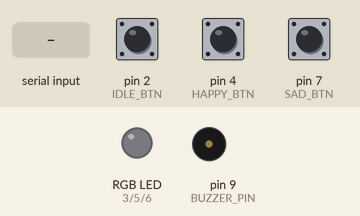
Bench run of a sketch on a simulated Arduino Uno, built with avr-gcc and run on an emulated ATmega328P. Shown: an RGB LED mixed from three pins (HIGH = lit), buzzer (waves = sounding). Inputs (shaded band) come from the test bench; at power-on: pin 2 (IDLE_BTN) HIGH, pin 4 (HAPPY_BTN) HIGH, pin 7 (SAD_BTN) HIGH. Dim RGB values are drawn brighter than linear; what the sketch prints to the serial monitor is not drawn.

Above: at 1.2 s.
1.3 s: "90,45,200\n" received over Serial
At 1.9 s:
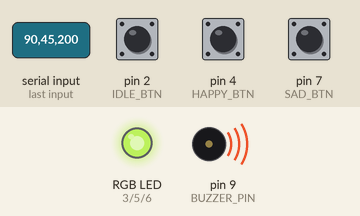
2.8 s: "30,150,10\n" received over Serial
At 3.3 s:
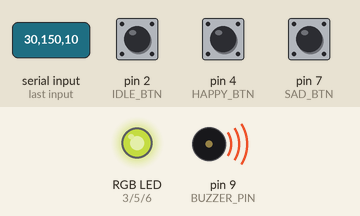
4.3 s: "90,45\n" received over Serial
At 4.7 s:
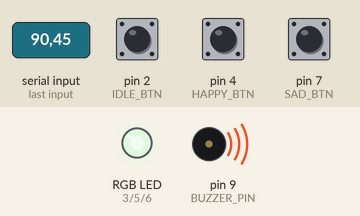
5.8 s: "30,150\n" received over Serial
At 7.0 s:
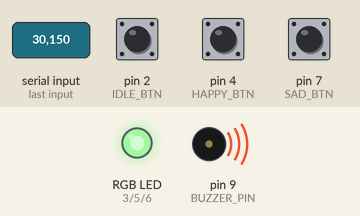
7.3 s: "90,45,200,10\n" received over Serial
At 7.8 s:
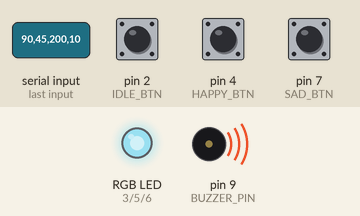
8.8 s: "30,150,10,200\n" received over Serial
At 9.2 s:
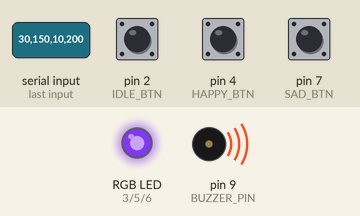
Timing chart, 0 to 11.3 s (numbered marks = the images above; inputs shaded):
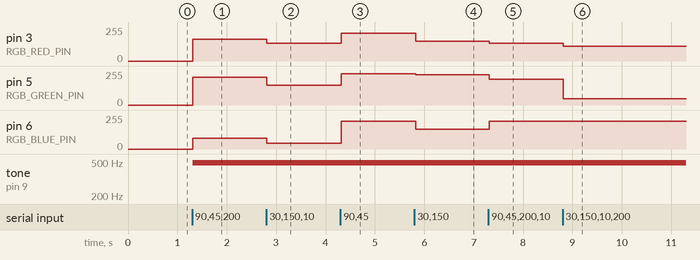

Measured:
- after the input at 1.3 s, pin 3 (RGB_RED_PIN): 0/255 → 164/255 at once; pin 5 (RGB_GREEN_PIN): 0/255 → 210/255 at once; pin 6 (RGB_BLUE_PIN): 0/255 → 80/255 at once; tone on pin 9 (BUZZER_PIN): silent → 490 Hz at once
- after the input at 2.8 s, pin 3 (RGB_RED_PIN): 164/255 → 132/255 at once; pin 5 (RGB_GREEN_PIN): 210/255 → 148/255 at once; pin 6 (RGB_BLUE_PIN): 80/255 → 44/255 at once
- after the input at 4.3 s, pin 3 (RGB_RED_PIN): 132/255 → 210/255 at once; pin 5 (RGB_GREEN_PIN): 148/255 → 233/255 at once; pin 6 (RGB_BLUE_PIN): 44/255 → 210/255 at once
- after the input at 5.8 s, pin 3 (RGB_RED_PIN), pin 6 (RGB_BLUE_PIN): 210/255 → 148/255 at once; pin 5 (RGB_GREEN_PIN): 233/255 → 228/255 at once
- after the input at 7.3 s, pin 3 (RGB_RED_PIN): 148/255 → 132/255 at once; pin 5 (RGB_GREEN_PIN): 228/255 → 194/255 at once; pin 6 (RGB_BLUE_PIN): 148/255 → 208/255 at once
- after the input at 8.8 s, pin 3 (RGB_RED_PIN): 132/255 → 112/255 at once; pin 5 (RGB_GREEN_PIN): 194/255 → 48/255 at once

The sketch:

Exercise-2-vtuber-arduino.ino
```cpp
//PIN Numbers
const int RGB_RED_PIN = 3;
const int RGB_GREEN_PIN = 5;
const int RGB_BLUE_PIN = 6;
const int IDLE_BTN = 2;
const int HAPPY_BTN = 4;
const int SAD_BTN = 7;
const int BUZZER_PIN = 9;
const int DELAY_MS = 5;

//Variables for RGB values
int redVal = 0;
int greenVal = 0;
int blueVal = 0;

//Buzzer volume
int buzzerVal = 0;

//Emotion descriptions
String idleEmote = "IDLE";
String happyEmote = "HAPPY";
String sadEmote = "SAD";
String currentEmote = idleEmote;

float brightnessFraction = 1.0;

void setup() {
  Serial.begin(9600); // Starts the serial communication

  pinMode(RGB_RED_PIN, OUTPUT); // Sets the red pin as an Output
  pinMode(RGB_GREEN_PIN, OUTPUT); // Sets the green pin as an Output
  pinMode(RGB_BLUE_PIN, OUTPUT); // Sets the blue pin as an Output

  pinMode(BUZZER_PIN, OUTPUT); // Buzzer output

  pinMode(IDLE_BTN, INPUT_PULLUP); // IDLE button input
  pinMode(HAPPY_BTN, INPUT_PULLUP); // HAPPY button input
  pinMode(SAD_BTN, INPUT_PULLUP); // SAD button input


}

void loop() {
  // Read color and brightness data from the serial
  if(Serial.available() > 0){
    // If we are here, then serial data has been received
    // Read data off the serial port until we get ot the endline delimeter ('\n')
    String rcvdSerialData = Serial.readStringUntil('\n');

    // Parse the comma separated string
    int startIndex = 0;
    int endIndex = rcvdSerialData.indexOf(','); // find first index of comma in the string

    if(endIndex != -1){

      // Parse out the first color value - red
      String strRedVal = rcvdSerialData.substring(startIndex, endIndex);
      redVal = strRedVal.toInt();

      // Parse out the second color value - green
      startIndex = endIndex + 1;
      endIndex = rcvdSerialData.indexOf(',', startIndex);
      String strGreenVal = rcvdSerialData.substring(startIndex, endIndex);
      greenVal = strGreenVal.toInt();

      // Parse out the third color value - blue
      startIndex = endIndex + 1;
      endIndex = rcvdSerialData.indexOf(',', startIndex);
      String strBlueVal = rcvdSerialData.substring(startIndex, endIndex);
      blueVal = strBlueVal.toInt();

      // Parse out the brightness fraction
      startIndex = endIndex + 1;
      endIndex = rcvdSerialData.indexOf(',', startIndex);
      String strBrightnessFraction = rcvdSerialData.substring(startIndex, endIndex);
      brightnessFraction = strBrightnessFraction.toFloat();

      // Parse out the buzzer sound
      startIndex = endIndex + 1;
      endIndex = rcvdSerialData.indexOf(',', startIndex);
      String strBuzzerVal = rcvdSerialData.substring(startIndex, endIndex);
      buzzerVal = strBuzzerVal.toInt();

      // Set the RGB led with the read red, green, and blue color
      setRGBLedColorAndBrightness(redVal, greenVal, blueVal, brightnessFraction);

      setBuzzer(buzzerVal);
    }
  }

  //set current emotion
  setCurrentEmotion();

  delay(DELAY_MS);
}

//FUNCTION SETS LED COLOR----------------------------------------------------------------
void setRGBLedColorAndBrightness(int red, int green, int blue, float brightness_fraction){
  int r_real = red * brightness_fraction;
  int g_real = green * brightness_fraction;
  int b_real = blue * brightness_fraction;

  analogWrite(RGB_RED_PIN, r_real);
  analogWrite(RGB_GREEN_PIN, g_real);
  analogWrite(RGB_BLUE_PIN, b_real);
}

//SETS BUZZER VOLUME--------------------------------------------------------------------
void setBuzzer(int volume){
  analogWrite(BUZZER_PIN, volume);
}


//SETS EMOTION--------------------------------------------------------------------------
void setCurrentEmotion(){
  //Idle Emotion Button
  if(digitalRead(IDLE_BTN) == LOW){
    currentEmote = idleEmote;
    Serial.println("Current Emotion: " + currentEmote);
  }

  //Happy Emotion Button
  if(digitalRead(HAPPY_BTN) == LOW){
    currentEmote = happyEmote;
    Serial.println("Current Emotion: " + currentEmote);
  }

  //Sad Emotion Button
  if(digitalRead(SAD_BTN) == LOW){
    currentEmote = sadEmote;
    Serial.println("Current Emotion: " + currentEmote);
  }

  else {
    Serial.println("Current Emotion: " + currentEmote);
  }
}
```
